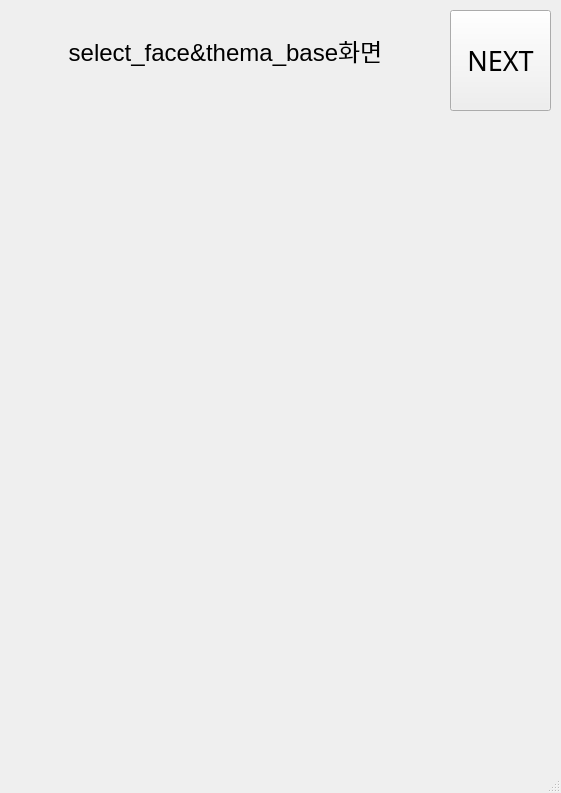
<?xml version="1.0" encoding="UTF-8"?>
<ui version="4.0">
 <class>MainWindow</class>
 <widget class="QMainWindow" name="MainWindow">
  <property name="geometry">
   <rect>
    <x>0</x>
    <y>0</y>
    <width>561</width>
    <height>793</height>
   </rect>
  </property>
  <property name="windowTitle">
   <string>MainWindow</string>
  </property>
  <widget class="QWidget" name="centralwidget">
   <widget class="QLabel" name="label">
    <property name="geometry">
     <rect>
      <x>10</x>
      <y>20</y>
      <width>431</width>
      <height>61</height>
     </rect>
    </property>
    <property name="text">
     <string>&lt;html&gt;&lt;head/&gt;&lt;body&gt;&lt;p align=&quot;center&quot;&gt;&lt;span style=&quot; font-size:18pt;&quot;&gt;select_face&amp;amp;thema_base화면&lt;/span&gt;&lt;/p&gt;&lt;/body&gt;&lt;/html&gt;</string>
    </property>
   </widget>
   <widget class="QPushButton" name="pushButton">
    <property name="geometry">
     <rect>
      <x>450</x>
      <y>10</y>
      <width>101</width>
      <height>101</height>
     </rect>
    </property>
    <property name="font">
     <font>
      <family>AlternateGothic2 BT</family>
      <pointsize>20</pointsize>
     </font>
    </property>
    <property name="text">
     <string>NEXT</string>
    </property>
   </widget>
  </widget>
  <widget class="QMenuBar" name="menubar">
   <property name="geometry">
    <rect>
     <x>0</x>
     <y>0</y>
     <width>561</width>
     <height>26</height>
    </rect>
   </property>
  </widget>
  <widget class="QStatusBar" name="statusbar"/>
 </widget>
 <resources/>
 <connections/>
</ui>
